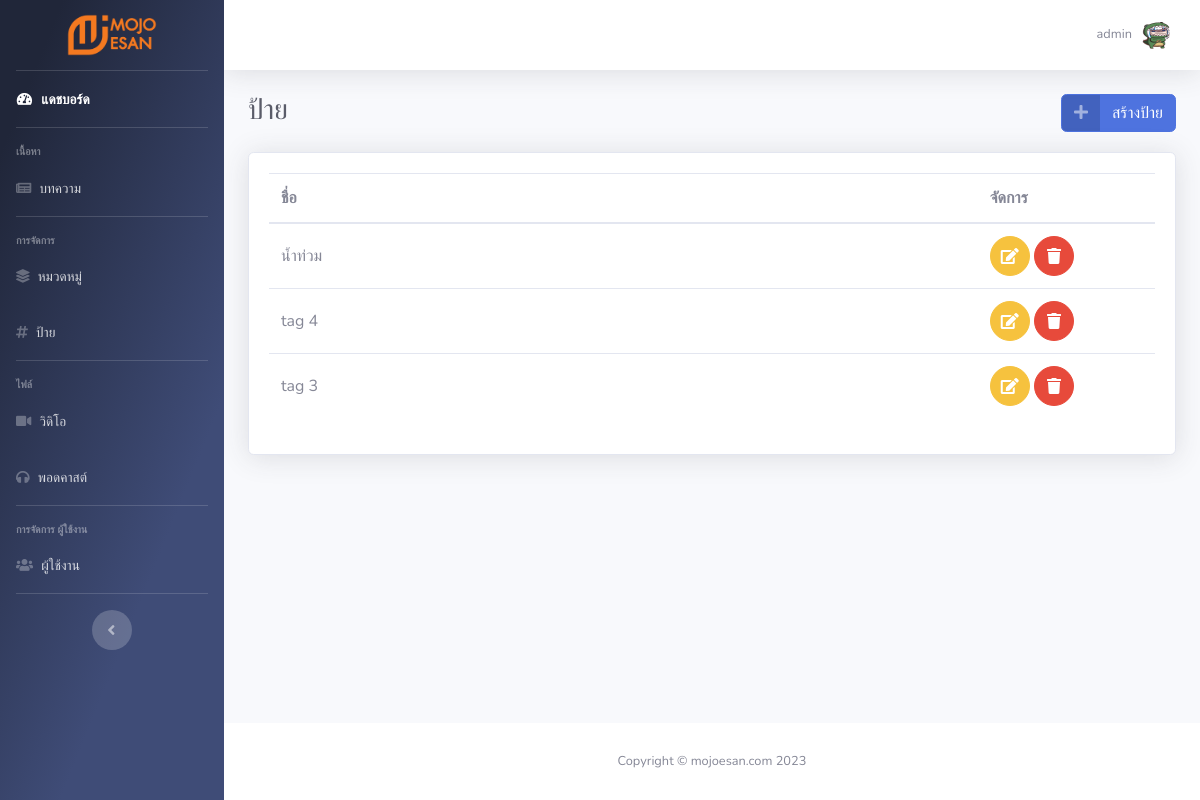
Page /backend/tag.php (signed in) on the committed database.
### tables this page shows
CREATE TABLE `tag` (
  `id` int(11) NOT NULL,
  `name` varchar(255) NOT NULL,
  `tag_url` varchar(255) NOT NULL,
  `user_id` int(11) NOT NULL,
  `create_at` timestamp NOT NULL DEFAULT current_timestamp() ON UPDATE current_timestamp()
);

### backend/connect/connect.php (called while the page is built, shortened)
<?php
class connectDB
{
    private $hostName = "localhost:3306";
    private $userName = "root";
    private $password = "";
    private $dbName = "project_news";
    function __construct()
    {
        $this->conn = new mysqli($this->hostName, $this->userName, $this->password, $this->dbName);
    }
}

### backend/functions/tag-function.php (called while the page is built, shortened)
<?php
class tagFunction extends connectDB
{
    public function getTagPage($limit)
    {
        $sql = "SELECT * FROM tag ORDER BY id DESC $limit";
        return $this->conn->query($sql);
    }
}

### backend/tag.php (the view, shortened to what this page needs)
<?php
include "connect/connect.php";
include_once('functions/tag-function.php');
$tagFn = new tagFunction();
$userRole = $_SESSION['role'];
$page_rows = 10;
$pagenum = 1;
$limit = 'LIMIT ' . ($pagenum - 1) * $page_rows . ',' . $page_rows;
$tagPage =  $tagFn->getTagPage($limit);
?>
<!DOCTYPE html>
<html lang="en">
<head>
    <link href="vendor/fontawesome-free/css/all.min.css" rel="stylesheet" type="text/css">
    <link href="css/sb-admin-2.css" rel="stylesheet">
</head>
<body id="page-top">
    <div id="wrapper">
        <?php include('./components/sidebar.php') ?>
        <div id="content-wrapper" class="d-flex flex-column">
            <div id="content">
                <?php include('./components/topbar.php') ?>
                <div class="container-fluid">
                    <div class="d-flex justify-content-between">
                        <h1 class="h3 mb-4 text-gray-800">ป้าย</h1>
                        <div>
                            <a href="#" data-toggle="modal" data-target="#createModal" class="btn btn-primary btn-icon-split">
                                <span class="icon text-white-50">
                                    <i class="fas fa-plus"></i>
                                </span>
                                <span class="text">สร้างป้าย</span>
                            </a>
                        </div>
                    </div>
                    <div class="card shadow mb-4">
                        <div class="card-body">
                            <div class="table-responsive">
                                <table class="table" width="100%" cellspacing="0">
                                    <thead>
                                        <tr>
                                            <th style="width: 80%">ชื่อ</th>
                                            <th style="width: 20%">จัดการ</th>
                                        </tr>
                                    </thead>
                                    <tbody>
                                        <?php
                                        while ($tag = $tagPage->fetch_assoc()) {
                                        ?>
                                            <tr>
                                                <td style="vertical-align: middle;"><?php echo $tag['name'] ?></td>
                                                <td>
                                                    <?php if ($userRole == '1') { ?>
                                                        <a href="#editModal" class="btn btn-warning btn-circle edit" data-id="<?php echo $tag['id'] ?>" role="button" data-toggle="modal" data-name="<?php echo $tag['name'] ?>">
                                                            <i class="fas fa-edit"></i>
                                                        </a>
                                                        <a href="#delModal" class="btn btn-danger btn-circle trash" data-id="<?php echo $tag['id'] ?>" role="button" data-toggle="modal" data-name="<?php echo $tag['name'] ?>">
                                                            <i class="fas fa-trash"></i>
                                                        </a>
                                                    <?php } else { ?>
                                                        <i class="fas fa-circle text-success"></i>
                                                    <?php } ?>
                                                </td>
                                            </tr>
                                        <?php } ?>
                                    </tbody>
                                </table>
                            </div>
                        </div>
                    </div>
                </div>
            </div>
            <footer class="sticky-footer bg-white">
                <div class="container my-auto">
                    <div class="copyright text-center my-auto">
                        <span>Copyright &copy; mojoesan.com <?php echo date("Y"); ?></span>
                    </div>
                </div>
            </footer>
        </div>
    </div>
</body>
</html>

### rows in the picture
tag: name "น้ำท่วม"
tag: name "tag 4"
tag: name "tag 3"

### other values in the picture
$_SESSION['username'] "admin"
